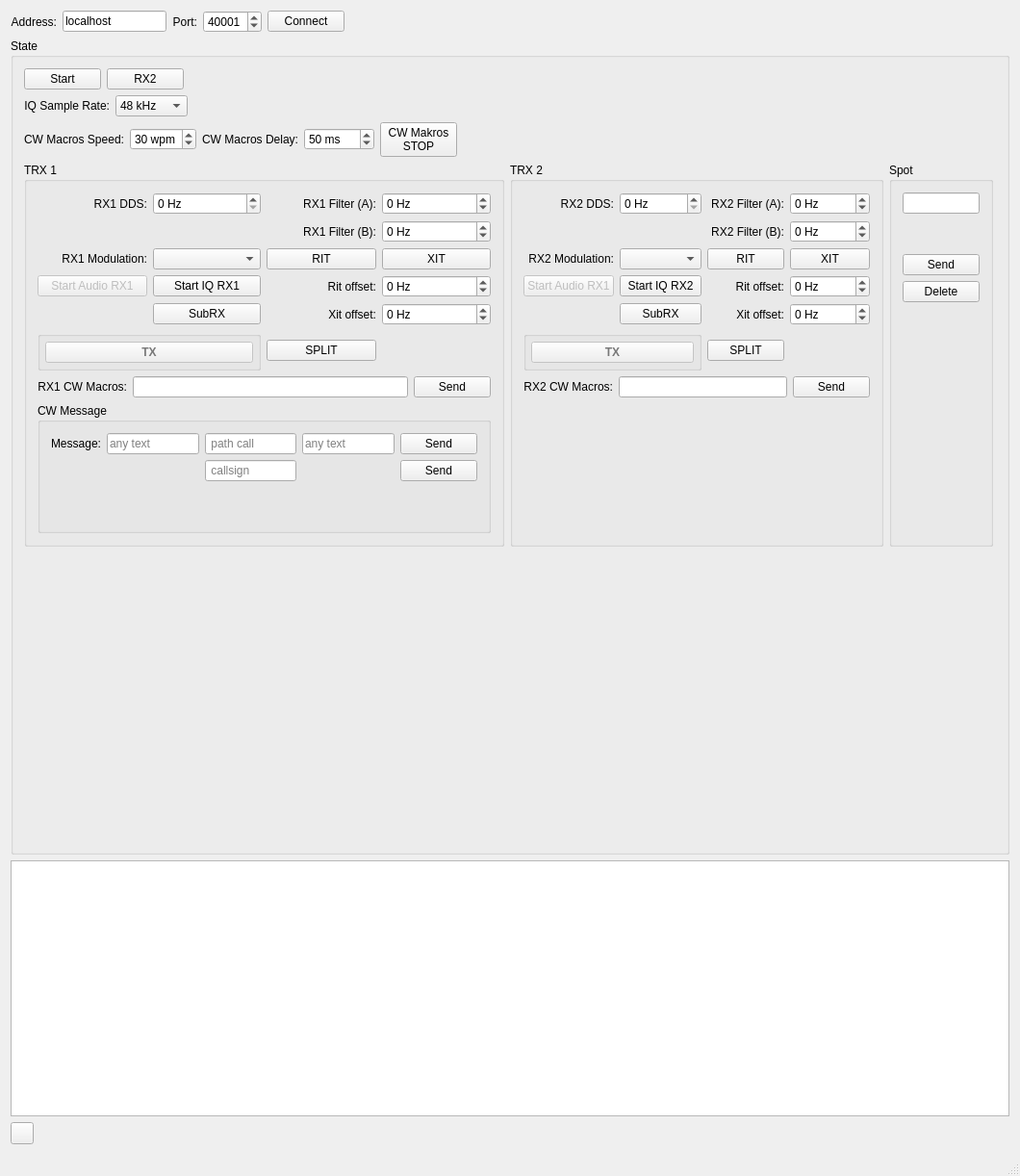
<?xml version="1.0" encoding="UTF-8"?>
<ui version="4.0">
 <class>MainWindow</class>
 <widget class="QMainWindow" name="MainWindow">
  <property name="geometry">
   <rect>
    <x>0</x>
    <y>0</y>
    <width>1060</width>
    <height>1222</height>
   </rect>
  </property>
  <property name="windowTitle">
   <string>TCI Client</string>
  </property>
  <widget class="QWidget" name="centralWidget">
   <layout class="QGridLayout" name="gridLayout">
    <item row="2" column="0" colspan="7">
     <widget class="QGroupBox" name="groupBox">
      <property name="minimumSize">
       <size>
        <width>0</width>
        <height>80</height>
       </size>
      </property>
      <property name="title">
       <string>State</string>
      </property>
      <layout class="QGridLayout" name="gridLayout_2">
       <item row="6" column="0" colspan="10">
        <widget class="QWidget" name="widget" native="true">
         <property name="minimumSize">
          <size>
           <width>0</width>
           <height>300</height>
          </size>
         </property>
         <layout class="QHBoxLayout" name="horizontalLayout_2">
          <property name="spacing">
           <number>0</number>
          </property>
          <property name="leftMargin">
           <number>0</number>
          </property>
          <property name="topMargin">
           <number>0</number>
          </property>
          <property name="rightMargin">
           <number>0</number>
          </property>
          <property name="bottomMargin">
           <number>0</number>
          </property>
          <item>
           <layout class="QHBoxLayout" name="lePlotter"/>
          </item>
         </layout>
        </widget>
       </item>
       <item row="5" column="0" colspan="10">
        <widget class="QWidget" name="widget_2" native="true">
         <property name="minimumSize">
          <size>
           <width>0</width>
           <height>0</height>
          </size>
         </property>
         <layout class="QHBoxLayout" name="horizontalLayout_3">
          <property name="leftMargin">
           <number>0</number>
          </property>
          <property name="topMargin">
           <number>0</number>
          </property>
          <property name="rightMargin">
           <number>0</number>
          </property>
          <property name="bottomMargin">
           <number>0</number>
          </property>
          <item>
           <widget class="QGroupBox" name="groupBox_3">
            <property name="sizePolicy">
             <sizepolicy hsizetype="Preferred" vsizetype="Minimum">
              <horstretch>0</horstretch>
              <verstretch>0</verstretch>
             </sizepolicy>
            </property>
            <property name="title">
             <string>TRX 1</string>
            </property>
            <layout class="QGridLayout" name="gridLayout_5">
             <item row="6" column="0" colspan="2">
              <widget class="QGroupBox" name="gbTx1">
               <property name="enabled">
                <bool>false</bool>
               </property>
               <property name="title">
                <string/>
               </property>
               <layout class="QGridLayout" name="gridLayout_3">
                <property name="leftMargin">
                 <number>5</number>
                </property>
                <property name="topMargin">
                 <number>5</number>
                </property>
                <property name="rightMargin">
                 <number>5</number>
                </property>
                <property name="bottomMargin">
                 <number>5</number>
                </property>
                <item row="0" column="0">
                 <widget class="QPushButton" name="pbTx1">
                  <property name="palette">
                   <palette>
                    <active>
                     <colorrole role="ButtonText">
                      <brush brushstyle="SolidPattern">
                       <color alpha="255">
                        <red>255</red>
                        <green>0</green>
                        <blue>0</blue>
                       </color>
                      </brush>
                     </colorrole>
                    </active>
                    <inactive>
                     <colorrole role="ButtonText">
                      <brush brushstyle="SolidPattern">
                       <color alpha="255">
                        <red>255</red>
                        <green>0</green>
                        <blue>0</blue>
                       </color>
                      </brush>
                     </colorrole>
                    </inactive>
                    <disabled>
                     <colorrole role="ButtonText">
                      <brush brushstyle="SolidPattern">
                       <color alpha="255">
                        <red>120</red>
                        <green>120</green>
                        <blue>120</blue>
                       </color>
                      </brush>
                     </colorrole>
                    </disabled>
                   </palette>
                  </property>
                  <property name="font">
                   <font>
                    <weight>75</weight>
                    <bold>true</bold>
                   </font>
                  </property>
                  <property name="text">
                   <string>TX</string>
                  </property>
                  <property name="checkable">
                   <bool>true</bool>
                  </property>
                 </widget>
                </item>
               </layout>
              </widget>
             </item>
             <item row="0" column="0">
              <widget class="QLabel" name="label_4">
               <property name="text">
                <string>RX1 DDS:</string>
               </property>
               <property name="alignment">
                <set>Qt::AlignRight|Qt::AlignTrailing|Qt::AlignVCenter</set>
               </property>
              </widget>
             </item>
             <item row="0" column="1">
              <widget class="QDoubleSpinBox" name="sbRx1DdsFreq">
               <property name="suffix">
                <string> Hz</string>
               </property>
               <property name="decimals">
                <number>0</number>
               </property>
               <property name="maximum">
                <double>160000000.000000000000000</double>
               </property>
              </widget>
             </item>
             <item row="2" column="0">
              <widget class="QLabel" name="label_3">
               <property name="text">
                <string>RX1 Modulation:</string>
               </property>
               <property name="alignment">
                <set>Qt::AlignRight|Qt::AlignTrailing|Qt::AlignVCenter</set>
               </property>
              </widget>
             </item>
             <item row="3" column="1">
              <widget class="QPushButton" name="pbRx1StartIQ">
               <property name="text">
                <string>Start IQ RX1</string>
               </property>
               <property name="checkable">
                <bool>true</bool>
               </property>
              </widget>
             </item>
             <item row="1" column="3">
              <widget class="QDoubleSpinBox" name="sbRx1FilterBFreq">
               <property name="suffix">
                <string> Hz</string>
               </property>
               <property name="decimals">
                <number>0</number>
               </property>
               <property name="minimum">
                <double>-48000.000000000000000</double>
               </property>
               <property name="maximum">
                <double>48000.000000000000000</double>
               </property>
              </widget>
             </item>
             <item row="2" column="2">
              <widget class="QPushButton" name="pbRx1Rit">
               <property name="text">
                <string>RIT</string>
               </property>
               <property name="checkable">
                <bool>true</bool>
               </property>
              </widget>
             </item>
             <item row="7" column="0" colspan="4">
              <layout class="QHBoxLayout" name="horizontalLayout">
               <item>
                <widget class="QLabel" name="label_12">
                 <property name="text">
                  <string>RX1 CW Macros:</string>
                 </property>
                 <property name="alignment">
                  <set>Qt::AlignRight|Qt::AlignTrailing|Qt::AlignVCenter</set>
                 </property>
                </widget>
               </item>
               <item>
                <widget class="QLineEdit" name="leRx1CwMakros"/>
               </item>
               <item>
                <widget class="QPushButton" name="pbRx1CwMakros">
                 <property name="text">
                  <string>Send</string>
                 </property>
                </widget>
               </item>
              </layout>
             </item>
             <item row="1" column="2">
              <widget class="QLabel" name="label_8">
               <property name="text">
                <string>RX1 Filter (B):</string>
               </property>
               <property name="alignment">
                <set>Qt::AlignRight|Qt::AlignTrailing|Qt::AlignVCenter</set>
               </property>
              </widget>
             </item>
             <item row="3" column="2">
              <widget class="QLabel" name="label_16">
               <property name="text">
                <string>Rit offset:</string>
               </property>
               <property name="alignment">
                <set>Qt::AlignRight|Qt::AlignTrailing|Qt::AlignVCenter</set>
               </property>
              </widget>
             </item>
             <item row="2" column="1">
              <widget class="QComboBox" name="cbRx1Mode">
               <property name="maxVisibleItems">
                <number>15</number>
               </property>
              </widget>
             </item>
             <item row="2" column="3">
              <widget class="QPushButton" name="pbRx1Xit">
               <property name="text">
                <string>XIT</string>
               </property>
               <property name="checkable">
                <bool>true</bool>
               </property>
              </widget>
             </item>
             <item row="0" column="2">
              <widget class="QLabel" name="label_6">
               <property name="text">
                <string>RX1 Filter (A):</string>
               </property>
               <property name="alignment">
                <set>Qt::AlignRight|Qt::AlignTrailing|Qt::AlignVCenter</set>
               </property>
              </widget>
             </item>
             <item row="0" column="3">
              <widget class="QDoubleSpinBox" name="sbRx1FilterAFreq">
               <property name="suffix">
                <string> Hz</string>
               </property>
               <property name="decimals">
                <number>0</number>
               </property>
               <property name="minimum">
                <double>-24000.000000000000000</double>
               </property>
               <property name="maximum">
                <double>24000.000000000000000</double>
               </property>
              </widget>
             </item>
             <item row="4" column="3">
              <widget class="QDoubleSpinBox" name="sbRx1XitOffset">
               <property name="suffix">
                <string> Hz</string>
               </property>
               <property name="decimals">
                <number>0</number>
               </property>
               <property name="minimum">
                <double>-50000.000000000000000</double>
               </property>
               <property name="maximum">
                <double>50000.000000000000000</double>
               </property>
              </widget>
             </item>
             <item row="4" column="2">
              <widget class="QLabel" name="label_17">
               <property name="text">
                <string>Xit offset:</string>
               </property>
               <property name="alignment">
                <set>Qt::AlignRight|Qt::AlignTrailing|Qt::AlignVCenter</set>
               </property>
              </widget>
             </item>
             <item row="4" column="1">
              <widget class="QPushButton" name="pbRx1SubRx">
               <property name="text">
                <string>SubRX</string>
               </property>
               <property name="checkable">
                <bool>true</bool>
               </property>
              </widget>
             </item>
             <item row="3" column="3">
              <widget class="QDoubleSpinBox" name="sbRx1RitOffset">
               <property name="suffix">
                <string> Hz</string>
               </property>
               <property name="decimals">
                <number>0</number>
               </property>
               <property name="minimum">
                <double>-50000.000000000000000</double>
               </property>
               <property name="maximum">
                <double>50000.000000000000000</double>
               </property>
              </widget>
             </item>
             <item row="6" column="2">
              <widget class="QPushButton" name="pbRx1Split">
               <property name="text">
                <string>SPLIT</string>
               </property>
               <property name="checkable">
                <bool>true</bool>
               </property>
              </widget>
             </item>
             <item row="8" column="0" colspan="4">
              <widget class="QGroupBox" name="groupBox_5">
               <property name="minimumSize">
                <size>
                 <width>0</width>
                 <height>0</height>
                </size>
               </property>
               <property name="title">
                <string>CW Message</string>
               </property>
               <layout class="QGridLayout" name="gridLayout_7">
                <item row="0" column="2">
                 <widget class="QLineEdit" name="lePathCallsign">
                  <property name="sizePolicy">
                   <sizepolicy hsizetype="Maximum" vsizetype="Fixed">
                    <horstretch>0</horstretch>
                    <verstretch>0</verstretch>
                   </sizepolicy>
                  </property>
                  <property name="minimumSize">
                   <size>
                    <width>10</width>
                    <height>0</height>
                   </size>
                  </property>
                  <property name="placeholderText">
                   <string> path call</string>
                  </property>
                 </widget>
                </item>
                <item row="0" column="4">
                 <widget class="QPushButton" name="pbCwMessageSend">
                  <property name="text">
                   <string>Send</string>
                  </property>
                 </widget>
                </item>
                <item row="1" column="2">
                 <widget class="QLineEdit" name="leCallsign">
                  <property name="sizePolicy">
                   <sizepolicy hsizetype="Maximum" vsizetype="Fixed">
                    <horstretch>0</horstretch>
                    <verstretch>0</verstretch>
                   </sizepolicy>
                  </property>
                  <property name="minimumSize">
                   <size>
                    <width>10</width>
                    <height>0</height>
                   </size>
                  </property>
                  <property name="placeholderText">
                   <string> callsign</string>
                  </property>
                 </widget>
                </item>
                <item row="0" column="3">
                 <widget class="QLineEdit" name="leCwMessageAfter">
                  <property name="sizePolicy">
                   <sizepolicy hsizetype="Maximum" vsizetype="Fixed">
                    <horstretch>0</horstretch>
                    <verstretch>0</verstretch>
                   </sizepolicy>
                  </property>
                  <property name="minimumSize">
                   <size>
                    <width>10</width>
                    <height>0</height>
                   </size>
                  </property>
                  <property name="placeholderText">
                   <string>any text</string>
                  </property>
                 </widget>
                </item>
                <item row="0" column="0">
                 <widget class="QLabel" name="label_20">
                  <property name="text">
                   <string>Message:</string>
                  </property>
                  <property name="alignment">
                   <set>Qt::AlignRight|Qt::AlignTrailing|Qt::AlignVCenter</set>
                  </property>
                 </widget>
                </item>
                <item row="1" column="4">
                 <widget class="QPushButton" name="pbCwMessageCallsign">
                  <property name="text">
                   <string>Send</string>
                  </property>
                 </widget>
                </item>
                <item row="2" column="2">
                 <spacer name="verticalSpacer_2">
                  <property name="orientation">
                   <enum>Qt::Vertical</enum>
                  </property>
                  <property name="sizeHint" stdset="0">
                   <size>
                    <width>20</width>
                    <height>40</height>
                   </size>
                  </property>
                 </spacer>
                </item>
                <item row="0" column="1">
                 <widget class="QLineEdit" name="leCwMessageBefore">
                  <property name="sizePolicy">
                   <sizepolicy hsizetype="Maximum" vsizetype="Fixed">
                    <horstretch>0</horstretch>
                    <verstretch>0</verstretch>
                   </sizepolicy>
                  </property>
                  <property name="minimumSize">
                   <size>
                    <width>10</width>
                    <height>0</height>
                   </size>
                  </property>
                  <property name="placeholderText">
                   <string>any text</string>
                  </property>
                 </widget>
                </item>
               </layout>
              </widget>
             </item>
             <item row="3" column="0">
              <widget class="QPushButton" name="pbRx1StartAudio">
               <property name="enabled">
                <bool>false</bool>
               </property>
               <property name="text">
                <string>Start Audio RX1</string>
               </property>
               <property name="checkable">
                <bool>true</bool>
               </property>
              </widget>
             </item>
            </layout>
           </widget>
          </item>
          <item>
           <widget class="QGroupBox" name="groupBox_4">
            <property name="sizePolicy">
             <sizepolicy hsizetype="Preferred" vsizetype="Minimum">
              <horstretch>0</horstretch>
              <verstretch>0</verstretch>
             </sizepolicy>
            </property>
            <property name="title">
             <string>TRX 2</string>
            </property>
            <layout class="QGridLayout" name="gridLayout_6">
             <item row="5" column="0" colspan="2">
              <widget class="QGroupBox" name="gbTx2">
               <property name="enabled">
                <bool>false</bool>
               </property>
               <property name="title">
                <string/>
               </property>
               <layout class="QGridLayout" name="gridLayout_4">
                <property name="leftMargin">
                 <number>5</number>
                </property>
                <property name="topMargin">
                 <number>5</number>
                </property>
                <property name="rightMargin">
                 <number>5</number>
                </property>
                <property name="bottomMargin">
                 <number>5</number>
                </property>
                <item row="0" column="0">
                 <widget class="QPushButton" name="pbTx2">
                  <property name="palette">
                   <palette>
                    <active>
                     <colorrole role="ButtonText">
                      <brush brushstyle="SolidPattern">
                       <color alpha="255">
                        <red>255</red>
                        <green>0</green>
                        <blue>0</blue>
                       </color>
                      </brush>
                     </colorrole>
                    </active>
                    <inactive>
                     <colorrole role="ButtonText">
                      <brush brushstyle="SolidPattern">
                       <color alpha="255">
                        <red>255</red>
                        <green>0</green>
                        <blue>0</blue>
                       </color>
                      </brush>
                     </colorrole>
                    </inactive>
                    <disabled>
                     <colorrole role="ButtonText">
                      <brush brushstyle="SolidPattern">
                       <color alpha="255">
                        <red>120</red>
                        <green>120</green>
                        <blue>120</blue>
                       </color>
                      </brush>
                     </colorrole>
                    </disabled>
                   </palette>
                  </property>
                  <property name="font">
                   <font>
                    <weight>75</weight>
                    <bold>true</bold>
                   </font>
                  </property>
                  <property name="text">
                   <string>TX</string>
                  </property>
                  <property name="checkable">
                   <bool>true</bool>
                  </property>
                 </widget>
                </item>
               </layout>
              </widget>
             </item>
             <item row="2" column="3">
              <widget class="QPushButton" name="pbRx2Xit">
               <property name="text">
                <string>XIT</string>
               </property>
               <property name="checkable">
                <bool>true</bool>
               </property>
              </widget>
             </item>
             <item row="1" column="3">
              <widget class="QDoubleSpinBox" name="sbRx2FilterBFreq">
               <property name="suffix">
                <string> Hz</string>
               </property>
               <property name="decimals">
                <number>0</number>
               </property>
               <property name="minimum">
                <double>-48000.000000000000000</double>
               </property>
               <property name="maximum">
                <double>48000.000000000000000</double>
               </property>
              </widget>
             </item>
             <item row="2" column="2">
              <widget class="QPushButton" name="pbRx2Rit">
               <property name="text">
                <string>RIT</string>
               </property>
               <property name="checkable">
                <bool>true</bool>
               </property>
              </widget>
             </item>
             <item row="5" column="2">
              <widget class="QPushButton" name="pbRx2Split">
               <property name="text">
                <string>SPLIT</string>
               </property>
               <property name="checkable">
                <bool>true</bool>
               </property>
              </widget>
             </item>
             <item row="3" column="3">
              <widget class="QDoubleSpinBox" name="sbRx2RitOffset">
               <property name="suffix">
                <string> Hz</string>
               </property>
               <property name="decimals">
                <number>0</number>
               </property>
               <property name="minimum">
                <double>-50000.000000000000000</double>
               </property>
               <property name="maximum">
                <double>50000.000000000000000</double>
               </property>
              </widget>
             </item>
             <item row="3" column="2">
              <widget class="QLabel" name="label_18">
               <property name="text">
                <string>Rit offset:</string>
               </property>
               <property name="alignment">
                <set>Qt::AlignRight|Qt::AlignTrailing|Qt::AlignVCenter</set>
               </property>
              </widget>
             </item>
             <item row="4" column="2">
              <widget class="QLabel" name="label_19">
               <property name="text">
                <string>Xit offset:</string>
               </property>
               <property name="alignment">
                <set>Qt::AlignRight|Qt::AlignTrailing|Qt::AlignVCenter</set>
               </property>
              </widget>
             </item>
             <item row="4" column="3">
              <widget class="QDoubleSpinBox" name="sbRx2XitOffset">
               <property name="suffix">
                <string> Hz</string>
               </property>
               <property name="decimals">
                <number>0</number>
               </property>
               <property name="minimum">
                <double>-50000.000000000000000</double>
               </property>
               <property name="maximum">
                <double>50000.000000000000000</double>
               </property>
              </widget>
             </item>
             <item row="4" column="1">
              <widget class="QPushButton" name="pbRx2SubRx">
               <property name="text">
                <string>SubRX</string>
               </property>
               <property name="checkable">
                <bool>true</bool>
               </property>
              </widget>
             </item>
             <item row="6" column="0" colspan="4">
              <layout class="QHBoxLayout" name="horizontalLayout_4">
               <item>
                <widget class="QLabel" name="label_13">
                 <property name="text">
                  <string>RX2 CW Macros:</string>
                 </property>
                 <property name="alignment">
                  <set>Qt::AlignRight|Qt::AlignTrailing|Qt::AlignVCenter</set>
                 </property>
                </widget>
               </item>
               <item>
                <widget class="QLineEdit" name="leRx2CwMakros"/>
               </item>
               <item>
                <widget class="QPushButton" name="pbRx2CwMakros">
                 <property name="text">
                  <string>Send</string>
                 </property>
                </widget>
               </item>
              </layout>
             </item>
             <item row="2" column="1">
              <widget class="QComboBox" name="cbRx2Mode">
               <property name="maxVisibleItems">
                <number>15</number>
               </property>
              </widget>
             </item>
             <item row="3" column="1">
              <widget class="QPushButton" name="pbRx2StartIQ">
               <property name="text">
                <string>Start IQ RX2</string>
               </property>
               <property name="checkable">
                <bool>true</bool>
               </property>
              </widget>
             </item>
             <item row="2" column="0">
              <widget class="QLabel" name="label_10">
               <property name="text">
                <string>RX2 Modulation:</string>
               </property>
               <property name="alignment">
                <set>Qt::AlignRight|Qt::AlignTrailing|Qt::AlignVCenter</set>
               </property>
              </widget>
             </item>
             <item row="0" column="1">
              <widget class="QDoubleSpinBox" name="sbRx2DdsFreq">
               <property name="suffix">
                <string> Hz</string>
               </property>
               <property name="decimals">
                <number>0</number>
               </property>
               <property name="maximum">
                <double>160000000.000000000000000</double>
               </property>
              </widget>
             </item>
             <item row="0" column="0">
              <widget class="QLabel" name="label_5">
               <property name="text">
                <string>RX2 DDS:</string>
               </property>
               <property name="alignment">
                <set>Qt::AlignRight|Qt::AlignTrailing|Qt::AlignVCenter</set>
               </property>
              </widget>
             </item>
             <item row="0" column="2">
              <widget class="QLabel" name="label_7">
               <property name="text">
                <string>RX2 Filter (A):</string>
               </property>
               <property name="alignment">
                <set>Qt::AlignRight|Qt::AlignTrailing|Qt::AlignVCenter</set>
               </property>
              </widget>
             </item>
             <item row="1" column="2">
              <widget class="QLabel" name="label_9">
               <property name="text">
                <string>RX2 Filter (B):</string>
               </property>
               <property name="alignment">
                <set>Qt::AlignRight|Qt::AlignTrailing|Qt::AlignVCenter</set>
               </property>
              </widget>
             </item>
             <item row="0" column="3">
              <widget class="QDoubleSpinBox" name="sbRx2FilterAFreq">
               <property name="suffix">
                <string> Hz</string>
               </property>
               <property name="decimals">
                <number>0</number>
               </property>
               <property name="minimum">
                <double>-24000.000000000000000</double>
               </property>
               <property name="maximum">
                <double>24000.000000000000000</double>
               </property>
              </widget>
             </item>
             <item row="7" column="0">
              <spacer name="verticalSpacer">
               <property name="orientation">
                <enum>Qt::Vertical</enum>
               </property>
               <property name="sizeHint" stdset="0">
                <size>
                 <width>20</width>
                 <height>40</height>
                </size>
               </property>
              </spacer>
             </item>
             <item row="3" column="0">
              <widget class="QPushButton" name="pbRx2StartAudio">
               <property name="enabled">
                <bool>false</bool>
               </property>
               <property name="text">
                <string>Start Audio RX1</string>
               </property>
               <property name="checkable">
                <bool>true</bool>
               </property>
              </widget>
             </item>
            </layout>
           </widget>
          </item>
          <item>
           <widget class="QGroupBox" name="groupBox_2">
            <property name="sizePolicy">
             <sizepolicy hsizetype="Preferred" vsizetype="Minimum">
              <horstretch>0</horstretch>
              <verstretch>0</verstretch>
             </sizepolicy>
            </property>
            <property name="maximumSize">
             <size>
              <width>180</width>
              <height>16777215</height>
             </size>
            </property>
            <property name="title">
             <string>Spot</string>
            </property>
            <layout class="QVBoxLayout" name="verticalLayout">
             <item>
              <widget class="QLineEdit" name="leSpotCallsign">
               <property name="sizePolicy">
                <sizepolicy hsizetype="Preferred" vsizetype="Fixed">
                 <horstretch>0</horstretch>
                 <verstretch>0</verstretch>
                </sizepolicy>
               </property>
              </widget>
             </item>
             <item>
              <widget class="QWidget" name="widget_5" native="true">
               <property name="minimumSize">
                <size>
                 <width>0</width>
                 <height>30</height>
                </size>
               </property>
              </widget>
             </item>
             <item>
              <widget class="QPushButton" name="pbSendSpot">
               <property name="text">
                <string>Send</string>
               </property>
              </widget>
             </item>
             <item>
              <widget class="QPushButton" name="pbDeleteSpot">
               <property name="text">
                <string>Delete</string>
               </property>
              </widget>
             </item>
             <item>
              <spacer name="verticalSpacer_4">
               <property name="orientation">
                <enum>Qt::Vertical</enum>
               </property>
               <property name="sizeHint" stdset="0">
                <size>
                 <width>20</width>
                 <height>40</height>
                </size>
               </property>
              </spacer>
             </item>
            </layout>
           </widget>
          </item>
          <item>
           <spacer name="horizontalSpacer_3">
            <property name="orientation">
             <enum>Qt::Horizontal</enum>
            </property>
            <property name="sizeHint" stdset="0">
             <size>
              <width>40</width>
              <height>20</height>
             </size>
            </property>
           </spacer>
          </item>
         </layout>
        </widget>
       </item>
       <item row="0" column="0">
        <widget class="QPushButton" name="pbStart">
         <property name="sizePolicy">
          <sizepolicy hsizetype="Maximum" vsizetype="Fixed">
           <horstretch>0</horstretch>
           <verstretch>0</verstretch>
          </sizepolicy>
         </property>
         <property name="text">
          <string>Start</string>
         </property>
         <property name="checkable">
          <bool>true</bool>
         </property>
        </widget>
       </item>
       <item row="0" column="1">
        <widget class="QPushButton" name="pbRxEnable">
         <property name="text">
          <string>RX2</string>
         </property>
         <property name="checkable">
          <bool>true</bool>
         </property>
        </widget>
       </item>
       <item row="1" column="0" colspan="7">
        <layout class="QHBoxLayout" name="horizontalLayout_5">
         <item>
          <widget class="QLabel" name="label_11">
           <property name="text">
            <string>IQ Sample Rate:</string>
           </property>
           <property name="alignment">
            <set>Qt::AlignRight|Qt::AlignTrailing|Qt::AlignVCenter</set>
           </property>
          </widget>
         </item>
         <item>
          <widget class="QComboBox" name="cbIqSampleRate">
           <item>
            <property name="text">
             <string>48 kHz</string>
            </property>
           </item>
           <item>
            <property name="text">
             <string>96 kHz</string>
            </property>
           </item>
           <item>
            <property name="text">
             <string>192 kHz</string>
            </property>
           </item>
          </widget>
         </item>
         <item>
          <spacer name="horizontalSpacer_4">
           <property name="orientation">
            <enum>Qt::Horizontal</enum>
           </property>
           <property name="sizeHint" stdset="0">
            <size>
             <width>40</width>
             <height>20</height>
            </size>
           </property>
          </spacer>
         </item>
        </layout>
       </item>
       <item row="1" column="9">
        <spacer name="horizontalSpacer_2">
         <property name="orientation">
          <enum>Qt::Horizontal</enum>
         </property>
         <property name="sizeHint" stdset="0">
          <size>
           <width>40</width>
           <height>20</height>
          </size>
         </property>
        </spacer>
       </item>
       <item row="2" column="0" colspan="10">
        <layout class="QHBoxLayout" name="horizontalLayout_6">
         <item>
          <widget class="QLabel" name="label_14">
           <property name="text">
            <string>CW Macros Speed:</string>
           </property>
           <property name="alignment">
            <set>Qt::AlignRight|Qt::AlignTrailing|Qt::AlignVCenter</set>
           </property>
          </widget>
         </item>
         <item>
          <widget class="QSpinBox" name="sbCwSpeed">
           <property name="suffix">
            <string> wpm</string>
           </property>
           <property name="minimum">
            <number>1</number>
           </property>
           <property name="maximum">
            <number>60</number>
           </property>
           <property name="value">
            <number>30</number>
           </property>
          </widget>
         </item>
         <item>
          <widget class="QLabel" name="label_15">
           <property name="text">
            <string>CW Macros Delay:</string>
           </property>
           <property name="alignment">
            <set>Qt::AlignRight|Qt::AlignTrailing|Qt::AlignVCenter</set>
           </property>
          </widget>
         </item>
         <item>
          <widget class="QSpinBox" name="sbCwDelay">
           <property name="suffix">
            <string> ms</string>
           </property>
           <property name="minimum">
            <number>10</number>
           </property>
           <property name="maximum">
            <number>1000</number>
           </property>
           <property name="value">
            <number>50</number>
           </property>
          </widget>
         </item>
         <item>
          <widget class="QPushButton" name="pbCwTerminate">
           <property name="sizePolicy">
            <sizepolicy hsizetype="Minimum" vsizetype="Minimum">
             <horstretch>0</horstretch>
             <verstretch>0</verstretch>
            </sizepolicy>
           </property>
           <property name="text">
            <string>CW Makros
STOP</string>
           </property>
          </widget>
         </item>
         <item>
          <spacer name="horizontalSpacer_5">
           <property name="orientation">
            <enum>Qt::Horizontal</enum>
           </property>
           <property name="sizeHint" stdset="0">
            <size>
             <width>40</width>
             <height>20</height>
            </size>
           </property>
          </spacer>
         </item>
        </layout>
       </item>
      </layout>
     </widget>
    </item>
    <item row="3" column="0" colspan="7">
     <widget class="QTextEdit" name="teLog">
      <property name="readOnly">
       <bool>true</bool>
      </property>
      <property name="html">
       <string>&lt;!DOCTYPE HTML PUBLIC &quot;-//W3C//DTD HTML 4.0//EN&quot; &quot;http://www.w3.org/TR/REC-html40/strict.dtd&quot;&gt;
&lt;html&gt;&lt;head&gt;&lt;meta name=&quot;qrichtext&quot; content=&quot;1&quot; /&gt;&lt;style type=&quot;text/css&quot;&gt;
p, li { white-space: pre-wrap; }
&lt;/style&gt;&lt;/head&gt;&lt;body style=&quot; font-family:'MS Shell Dlg 2'; font-size:8pt; font-weight:400; font-style:normal;&quot;&gt;
&lt;p style=&quot;-qt-paragraph-type:empty; margin-top:0px; margin-bottom:0px; margin-left:0px; margin-right:0px; -qt-block-indent:0; text-indent:0px; font-size:8.25pt;&quot;&gt;&lt;br /&gt;&lt;/p&gt;&lt;/body&gt;&lt;/html&gt;</string>
      </property>
     </widget>
    </item>
    <item row="0" column="0">
     <widget class="QLabel" name="label">
      <property name="text">
       <string>Address:</string>
      </property>
      <property name="alignment">
       <set>Qt::AlignRight|Qt::AlignTrailing|Qt::AlignVCenter</set>
      </property>
     </widget>
    </item>
    <item row="0" column="1">
     <widget class="QLineEdit" name="leAddress">
      <property name="sizePolicy">
       <sizepolicy hsizetype="Minimum" vsizetype="Fixed">
        <horstretch>0</horstretch>
        <verstretch>0</verstretch>
       </sizepolicy>
      </property>
      <property name="text">
       <string>localhost</string>
      </property>
     </widget>
    </item>
    <item row="0" column="3">
     <widget class="QSpinBox" name="sbPort">
      <property name="maximum">
       <number>65535</number>
      </property>
      <property name="value">
       <number>40001</number>
      </property>
     </widget>
    </item>
    <item row="0" column="2">
     <widget class="QLabel" name="label_2">
      <property name="text">
       <string>Port:</string>
      </property>
      <property name="alignment">
       <set>Qt::AlignRight|Qt::AlignTrailing|Qt::AlignVCenter</set>
      </property>
     </widget>
    </item>
    <item row="0" column="6">
     <spacer name="horizontalSpacer">
      <property name="orientation">
       <enum>Qt::Horizontal</enum>
      </property>
      <property name="sizeHint" stdset="0">
       <size>
        <width>40</width>
        <height>20</height>
       </size>
      </property>
     </spacer>
    </item>
    <item row="0" column="4">
     <widget class="QPushButton" name="pbConnect">
      <property name="text">
       <string>Connect</string>
      </property>
      <property name="checkable">
       <bool>true</bool>
      </property>
     </widget>
    </item>
    <item row="4" column="0">
     <widget class="QToolButton" name="tbClean">
      <property name="icon">
       <iconset resource="../../resource/resource.qrc">
        <normaloff>:/clean.png</normaloff>:/clean.png</iconset>
      </property>
     </widget>
    </item>
   </layout>
  </widget>
  <widget class="QStatusBar" name="sbStatus"/>
 </widget>
 <layoutdefault spacing="6" margin="11"/>
 <resources>
  <include location="../../resource/resource.qrc"/>
 </resources>
 <connections>
  <connection>
   <sender>pbConnect</sender>
   <signal>toggled(bool)</signal>
   <receiver>label</receiver>
   <slot>setDisabled(bool)</slot>
   <hints>
    <hint type="sourcelabel">
     <x>325</x>
     <y>20</y>
    </hint>
    <hint type="destinationlabel">
     <x>30</x>
     <y>20</y>
    </hint>
   </hints>
  </connection>
  <connection>
   <sender>pbConnect</sender>
   <signal>toggled(bool)</signal>
   <receiver>label_2</receiver>
   <slot>setDisabled(bool)</slot>
   <hints>
    <hint type="sourcelabel">
     <x>325</x>
     <y>20</y>
    </hint>
    <hint type="destinationlabel">
     <x>208</x>
     <y>20</y>
    </hint>
   </hints>
  </connection>
  <connection>
   <sender>pbConnect</sender>
   <signal>toggled(bool)</signal>
   <receiver>leAddress</receiver>
   <slot>setDisabled(bool)</slot>
   <hints>
    <hint type="sourcelabel">
     <x>325</x>
     <y>20</y>
    </hint>
    <hint type="destinationlabel">
     <x>124</x>
     <y>19</y>
    </hint>
   </hints>
  </connection>
  <connection>
   <sender>pbConnect</sender>
   <signal>toggled(bool)</signal>
   <receiver>sbPort</receiver>
   <slot>setDisabled(bool)</slot>
   <hints>
    <hint type="sourcelabel">
     <x>325</x>
     <y>20</y>
    </hint>
    <hint type="destinationlabel">
     <x>254</x>
     <y>19</y>
    </hint>
   </hints>
  </connection>
  <connection>
   <sender>tbClean</sender>
   <signal>clicked()</signal>
   <receiver>teLog</receiver>
   <slot>clear()</slot>
   <hints>
    <hint type="sourcelabel">
     <x>380</x>
     <y>19</y>
    </hint>
    <hint type="destinationlabel">
     <x>240</x>
     <y>151</y>
    </hint>
   </hints>
  </connection>
 </connections>
</ui>
